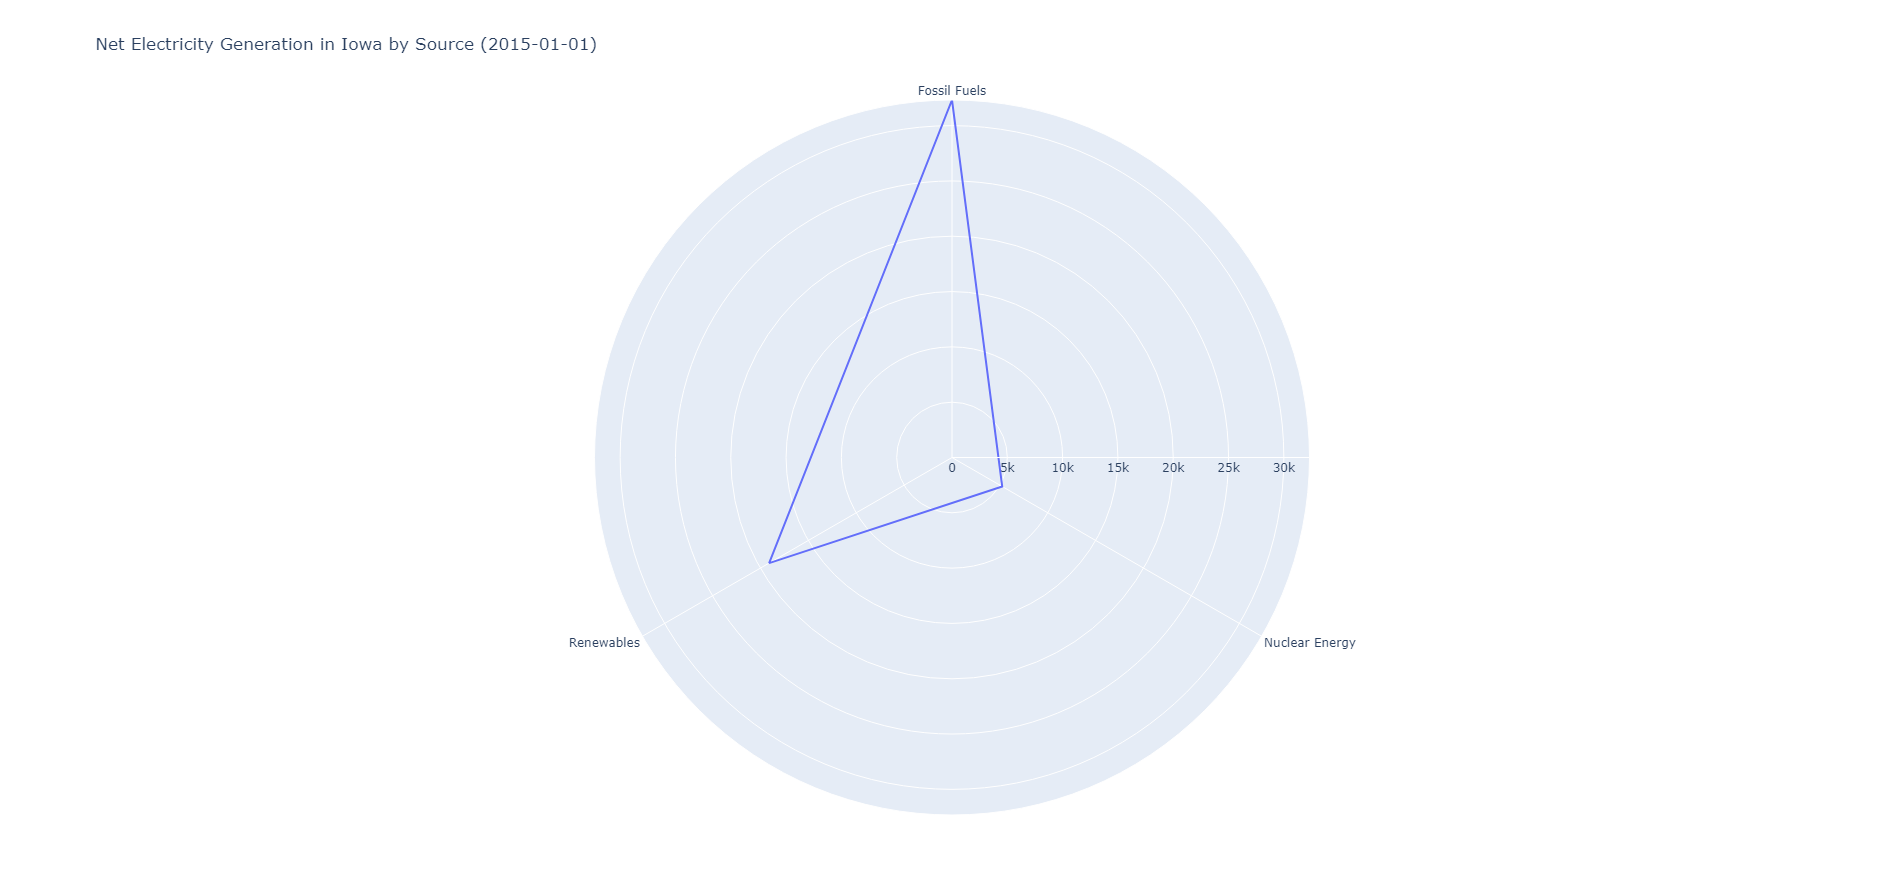

The script that drew this image:
import pandas as pd
import plotly.express as px

# Load data from CSV
data = pd.read_csv("iowa-electricity.csv")

# Filter data for specific columns and sort by year
data = data[["year", "source", "net_generation"]].sort_values(by="year")

# Create radar chart for each year
for year, group in data.groupby("year"):
  fig = px.line_polar(group, r="net_generation", theta="source", line_close=True,
                     title=f"Net Electricity Generation in Iowa by Source ({year})")
  fig.show()
